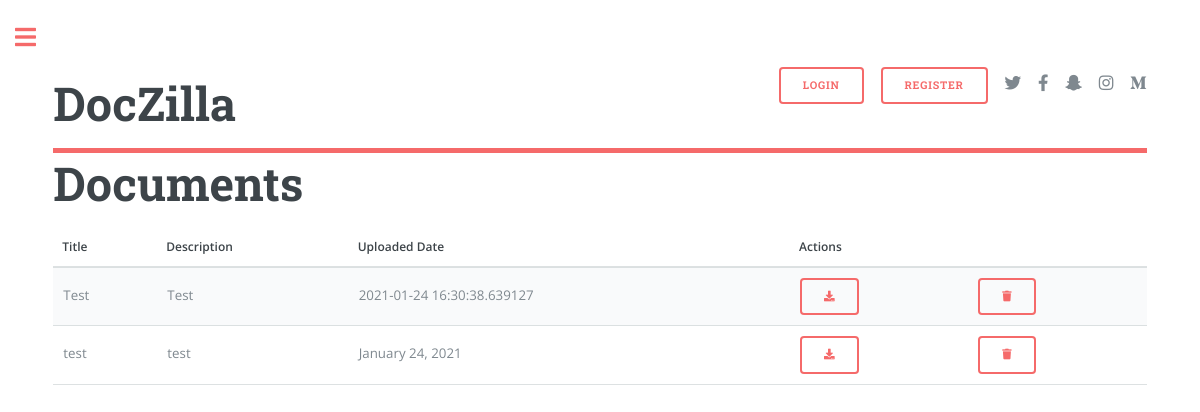
/documents, run on an earlier commit of the app's database.
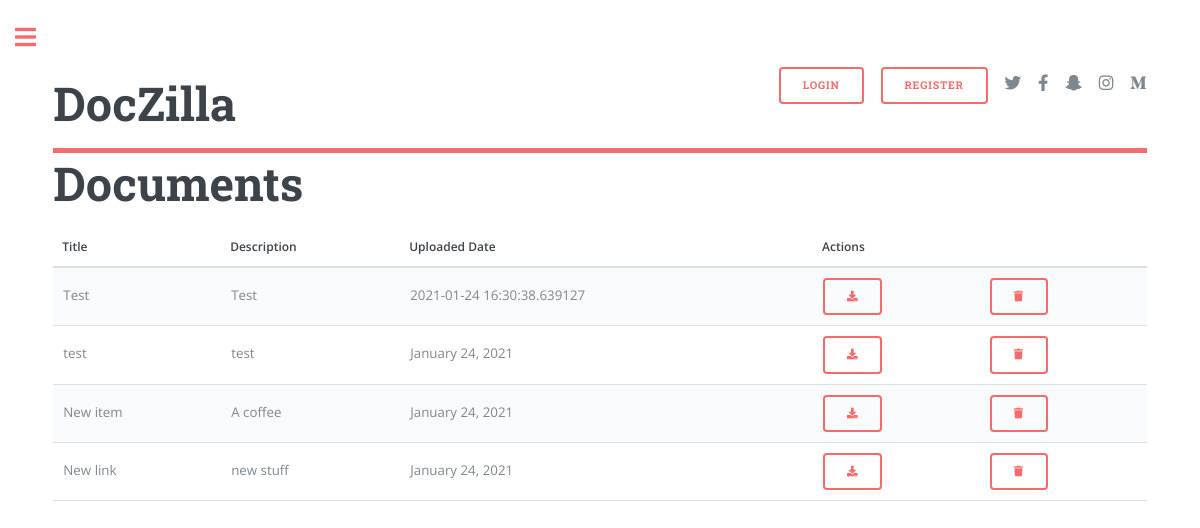
And on a later commit of the database.
### main.py (models this page shows, shortened)
class Document(db.Model):
    __tablename__ = "documents"
    id = db.Column(db.Integer, primary_key=True)
    user_id = db.Column(db.Integer, db.ForeignKey("users.id"))
    title = db.Column(db.String(250), unique=True, nullable=False)
    description = db.Column(db.String(250), nullable=False)
    upload_date = db.Column(db.String(250), nullable=False)
    file_url = db.Column(db.String(250), nullable=False)

### main.py (the view)
@app.route('/documents')
def get_all_documents():
    documents = Document.query.all()
    return render_template("index.html", all_documents=documents, current_user=current_user)

### templates/index.html (shortened to what this page needs)
{% extends 'base.html' %}
{% block content %}
<body class="is-preload">
  <div class="content">
    <h1>Documents</h1>
      <div class="table-wrapper">
        <table>
          <thead>
            <tr>
              <th>Title</th>
              <th>Description</th>
              <th>Uploaded Date</th>
              <th>Actions</th>
            </tr>
          </thead>
          <tbody>
            {% for doc in all_documents %}
            <tr>
              <td>{{ doc.title }}</td>
              <td>{{ doc.description }}</td>
              <td>{{ doc.upload_date }}</td>
              <td>
                <div class="row gtr-uniform">
                  <div class="col-6 col-12-xsmall">
                    <form method="POST" action={{ url_for('download',id=doc.id) }}>
                      <button type="submit"><i class="fa fa-download"></i></button>
                    </form>
                  </div>
                  <div class="col-6 col-12-xsmall">
                    <form method="POST" action={{ url_for('delete_document') }}>
                      <button type="submit"><i class="fa fa-trash"></i></button>
                    </form>
                  </div>
                </div>
              </td>
            </tr>
            {% endfor %}
          </tbody>
        </table>
      </div>
  </div>
</body>
{% endblock %}

### templates/base.html (shortened to what this page needs)
<!DOCTYPE HTML>
<html>
	<head>
		<link rel="stylesheet" href="../static/assets/css/main.css" />
		{% import "bootstrap/wtf.html" as wtf %}
	</head>
	<body class="is-preload">
			<div id="wrapper">
					<div id="main">
						<div class="inner">
								<header id="header">
									<h1><a href={{ url_for('landing') }} class="logo"></a>DocZilla</h1>
									<ul class="icons">
										{% if not current_user.is_authenticated: %}
											<li><a href={{ url_for('login') }} class="button big">Login</a></li>
											<li><a href={{ url_for('register') }} class="button big">Register</a></li>
											{% else: %}
											<li><a href={{ url_for('logout') }} class="button big">Logout</a></li>
										{% endif %}
										<li><a href="#" class="icon brands fa-twitter"><span class="label">Twitter</span></a></li>
										<li><a href="#" class="icon brands fa-facebook-f"><span class="label">Facebook</span></a></li>
										<li><a href="#" class="icon brands fa-snapchat-ghost"><span class="label">Snapchat</span></a></li>
										<li><a href="#" class="icon brands fa-instagram"><span class="label">Instagram</span></a></li>
										<li><a href="#" class="icon brands fa-medium-m"><span class="label">Medium</span></a></li>
									</ul>
								</header>
								{% block content %}	{% endblock %}
						</div>
					</div>
			</div>
	</body>
</html>

What changed in the data, as far as the page shows it:
added Document: title "New item", description "A coffee", upload_date "January 24, 2021"
added Document: title "New link", description "new stuff", upload_date "January 24, 2021"
